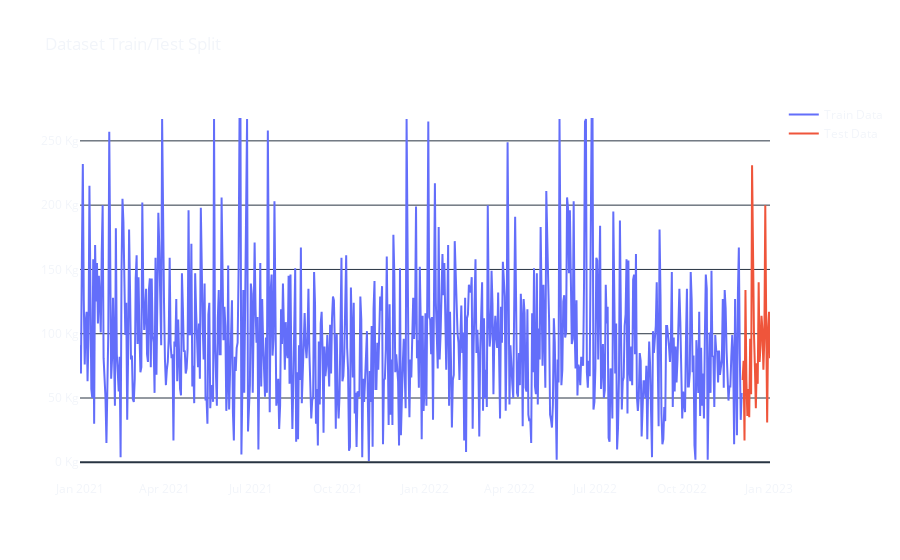

Notebook code cell kept with this figure:
### Markdown cell above
**For the train/test split, we could do something very simple and use the last 30 days of our dataset for testing.**

### Code cell
train = df_scaled.loc[df_scaled.index < '2022-12-04']
test = df_scaled.loc[df_scaled.index >= '2022-12-04']

print('Number of samples (days) for training: ', len(train))
print('Number of samples (days) for testing: ', len(test))

fig = go.Figure()

fig.add_trace(go.Scatter(x=train.index, 
                        y=train.sales,
                        name='Train Data', mode='lines'))

fig.add_trace(go.Scatter(x=test.index, 
                        y=test.sales,
                        name='Test Data', mode='lines'))

fig.update_xaxes(showgrid=False, showline=False, mirror=False)
fig.update_yaxes(showgrid=True, ticksuffix=' Kg')
fig.update_layout(
template='plotly_dark',
title=f"Dataset Train/Test Split",
paper_bgcolor='rgba(0, 0, 0, 0)',
plot_bgcolor='rgba(0, 0, 0, 0)',
)
fig.show()

### Figure 1 — Plotly figure (JSON) as saved in the notebook; plotly's stock layout.template omitted (floating-point values rounded to 4 significant figures; data arrays with more than 128 entries replaced by an {"elided": "..."} marker saying what was removed)
{"data": [{"mode": "lines", "name": "Train Data", "type": "scatter", "x": {"elided": "702 str values"}, "y": {"elided": "702 float values"}}, {"mode": "lines", "name": "Test Data", "type": "scatter", "x": ["2022-12-04T00:00:00", "2022-12-05T00:00:00", "2022-12-06T00:00:00", "2022-12-07T00:00:00", "2022-12-08T00:00:00", "2022-12-09T00:00:00", "2022-12-10T00:00:00", "2022-12-11T00:00:00", "2022-12-12T00:00:00", "2022-12-13T00:00:00", "2022-12-14T00:00:00", "2022-12-15T00:00:00", "2022-12-16T00:00:00", "2022-12-17T00:00:00", "2022-12-18T00:00:00", "2022-12-19T00:00:00", "2022-12-20T00:00:00", "2022-12-21T00:00:00", "2022-12-22T00:00:00", "2022-12-23T00:00:00", "2022-12-24T00:00:00", "2022-12-25T00:00:00", "2022-12-26T00:00:00", "2022-12-27T00:00:00", "2022-12-28T00:00:00", "2022-12-29T00:00:00", "2022-12-30T00:00:00", "2022-12-31T00:00:00", "2023-01-01T00:00:00", "2023-01-02T00:00:00"], "y": [64, 79, 17, 134, 64, 36, 57, 35, 96, 53, 231, 132, 101, 74, 42, 77, 61, 140, 78, 91, 114, 103, 72, 96, 200, 108, 31, 103, 117, 81]}], "layout": {"paper_bgcolor": "rgba(0, 0, 0, 0)", "plot_bgcolor": "rgba(0, 0, 0, 0)", "title": {"text": "Dataset Train/Test Split"}, "xaxis": {"mirror": false, "showgrid": false, "showline": false}, "yaxis": {"showgrid": true, "ticksuffix": " Kg"}}}
